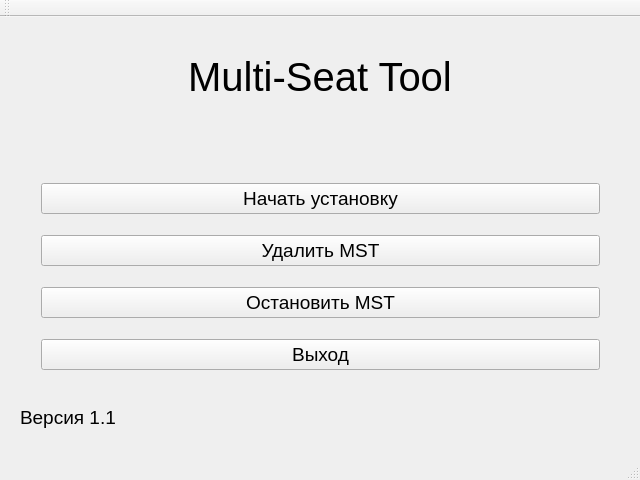
<?xml version="1.0" encoding="UTF-8"?>
<ui version="4.0">
 <class>InstallWindow</class>
 <widget class="QMainWindow" name="InstallWindow">
  <property name="geometry">
   <rect>
    <x>0</x>
    <y>0</y>
    <width>640</width>
    <height>480</height>
   </rect>
  </property>
  <property name="windowTitle">
   <string>InstallWindow</string>
  </property>
  <widget class="QWidget" name="centralWidget">
   <widget class="QStackedWidget" name="stackedWidget">
    <property name="geometry">
     <rect>
      <x>20</x>
      <y>120</y>
      <width>600</width>
      <height>270</height>
     </rect>
    </property>
    <property name="currentIndex">
     <number>0</number>
    </property>
    <widget class="QWidget" name="pageStart">
     <widget class="QWidget" name="verticalLayoutWidget">
      <property name="geometry">
       <rect>
        <x>10</x>
        <y>20</y>
        <width>581</width>
        <height>241</height>
       </rect>
      </property>
      <layout class="QVBoxLayout" name="vlStart">
       <item>
        <widget class="QPushButton" name="btnBeginInstall">
         <property name="font">
          <font>
           <pointsize>14</pointsize>
          </font>
         </property>
         <property name="text">
          <string>Начать установку</string>
         </property>
        </widget>
       </item>
       <item>
        <widget class="QPushButton" name="btnBackup">
         <property name="font">
          <font>
           <pointsize>14</pointsize>
          </font>
         </property>
         <property name="text">
          <string>Удалить MST</string>
         </property>
        </widget>
       </item>
       <item>
        <widget class="QPushButton" name="btnBreak">
         <property name="font">
          <font>
           <pointsize>14</pointsize>
          </font>
         </property>
         <property name="text">
          <string>Остановить MST</string>
         </property>
        </widget>
       </item>
       <item>
        <widget class="QPushButton" name="btnExit">
         <property name="font">
          <font>
           <pointsize>14</pointsize>
          </font>
         </property>
         <property name="text">
          <string>Выход</string>
         </property>
        </widget>
       </item>
      </layout>
     </widget>
    </widget>
    <widget class="QWidget" name="pageInterface">
     <widget class="QComboBox" name="cbResolution">
      <property name="geometry">
       <rect>
        <x>10</x>
        <y>30</y>
        <width>580</width>
        <height>22</height>
       </rect>
      </property>
     </widget>
     <widget class="QWidget" name="horizontalLayoutWidget">
      <property name="geometry">
       <rect>
        <x>10</x>
        <y>229</y>
        <width>581</width>
        <height>33</height>
       </rect>
      </property>
      <layout class="QHBoxLayout" name="hlInterface">
       <item>
        <widget class="QPushButton" name="btnBackToStart">
         <property name="font">
          <font>
           <pointsize>14</pointsize>
          </font>
         </property>
         <property name="text">
          <string>Назад</string>
         </property>
        </widget>
       </item>
       <item>
        <widget class="QPushButton" name="btnContinueToDevices">
         <property name="font">
          <font>
           <pointsize>14</pointsize>
          </font>
         </property>
         <property name="text">
          <string>Далее</string>
         </property>
        </widget>
       </item>
      </layout>
     </widget>
     <widget class="QLabel" name="lblResolution">
      <property name="geometry">
       <rect>
        <x>10</x>
        <y>5</y>
        <width>580</width>
        <height>21</height>
       </rect>
      </property>
      <property name="font">
       <font>
        <pointsize>12</pointsize>
       </font>
      </property>
      <property name="text">
       <string>Выберите разрешение:</string>
      </property>
     </widget>
     <widget class="QLabel" name="lblMonitors">
      <property name="geometry">
       <rect>
        <x>10</x>
        <y>53</y>
        <width>580</width>
        <height>21</height>
       </rect>
      </property>
      <property name="font">
       <font>
        <pointsize>12</pointsize>
       </font>
      </property>
      <property name="text">
       <string>Выберите мониторы:</string>
      </property>
     </widget>
     <widget class="QListWidget" name="lwMonitors">
      <property name="geometry">
       <rect>
        <x>10</x>
        <y>80</y>
        <width>581</width>
        <height>141</height>
       </rect>
      </property>
      <property name="selectionMode">
       <enum>QAbstractItemView::MultiSelection</enum>
      </property>
     </widget>
    </widget>
    <widget class="QWidget" name="pageDevices">
     <widget class="QWidget" name="horizontalLayoutWidget_2">
      <property name="geometry">
       <rect>
        <x>10</x>
        <y>230</y>
        <width>581</width>
        <height>33</height>
       </rect>
      </property>
      <layout class="QHBoxLayout" name="hlDevices">
       <item>
        <widget class="QPushButton" name="btnBackToInterface">
         <property name="font">
          <font>
           <pointsize>14</pointsize>
          </font>
         </property>
         <property name="text">
          <string>Назад</string>
         </property>
        </widget>
       </item>
       <item>
        <widget class="QPushButton" name="btnContinueToEnd">
         <property name="font">
          <font>
           <pointsize>14</pointsize>
          </font>
         </property>
         <property name="text">
          <string>Далее</string>
         </property>
        </widget>
       </item>
      </layout>
     </widget>
     <widget class="QLabel" name="lblMonitors_2">
      <property name="geometry">
       <rect>
        <x>10</x>
        <y>10</y>
        <width>580</width>
        <height>21</height>
       </rect>
      </property>
      <property name="font">
       <font>
        <pointsize>12</pointsize>
       </font>
      </property>
      <property name="text">
       <string>Выберите рабочее место для настройки:</string>
      </property>
     </widget>
     <widget class="QWidget" name="verticalLayoutWidget_2">
      <property name="geometry">
       <rect>
        <x>10</x>
        <y>40</y>
        <width>581</width>
        <height>181</height>
       </rect>
      </property>
      <layout class="QVBoxLayout" name="vlDevices"/>
     </widget>
    </widget>
    <widget class="QWidget" name="pageEnd">
     <widget class="QWidget" name="verticalLayoutWidget_3">
      <property name="geometry">
       <rect>
        <x>10</x>
        <y>59</y>
        <width>581</width>
        <height>201</height>
       </rect>
      </property>
      <layout class="QVBoxLayout" name="vlEnd">
       <item>
        <widget class="QPushButton" name="btnEndInstall">
         <property name="font">
          <font>
           <pointsize>14</pointsize>
          </font>
         </property>
         <property name="text">
          <string>Установить</string>
         </property>
        </widget>
       </item>
       <item>
        <widget class="QPushButton" name="btnBackToDevices">
         <property name="font">
          <font>
           <pointsize>14</pointsize>
          </font>
         </property>
         <property name="text">
          <string>Назад</string>
         </property>
        </widget>
       </item>
       <item>
        <widget class="QPushButton" name="btnCancel">
         <property name="font">
          <font>
           <pointsize>14</pointsize>
          </font>
         </property>
         <property name="text">
          <string>Отмена</string>
         </property>
        </widget>
       </item>
      </layout>
     </widget>
     <widget class="QLabel" name="lblEndConfig">
      <property name="geometry">
       <rect>
        <x>10</x>
        <y>10</y>
        <width>580</width>
        <height>41</height>
       </rect>
      </property>
      <property name="font">
       <font>
        <pointsize>14</pointsize>
       </font>
      </property>
      <property name="text">
       <string>Конфигурирование Multi-Seat Tool завершено!</string>
      </property>
      <property name="alignment">
       <set>Qt::AlignCenter</set>
      </property>
     </widget>
    </widget>
   </widget>
   <widget class="QLabel" name="lblNameTool">
    <property name="geometry">
     <rect>
      <x>20</x>
      <y>10</y>
      <width>600</width>
      <height>100</height>
     </rect>
    </property>
    <property name="font">
     <font>
      <pointsize>30</pointsize>
     </font>
    </property>
    <property name="text">
     <string>Multi-Seat Tool</string>
    </property>
    <property name="alignment">
     <set>Qt::AlignCenter</set>
    </property>
   </widget>
   <widget class="QLabel" name="lbl_Version">
    <property name="geometry">
     <rect>
      <x>20</x>
      <y>390</y>
      <width>121</width>
      <height>21</height>
     </rect>
    </property>
    <property name="font">
     <font>
      <pointsize>14</pointsize>
     </font>
    </property>
    <property name="text">
     <string>Версия 1.1</string>
    </property>
   </widget>
   <widget class="QLabel" name="Version">
    <property name="geometry">
     <rect>
      <x>150</x>
      <y>390</y>
      <width>141</width>
      <height>21</height>
     </rect>
    </property>
    <property name="font">
     <font>
      <pointsize>14</pointsize>
     </font>
    </property>
    <property name="text">
     <string/>
    </property>
   </widget>
  </widget>
  <widget class="QMenuBar" name="menuBar">
   <property name="geometry">
    <rect>
     <x>0</x>
     <y>0</y>
     <width>640</width>
     <height>22</height>
    </rect>
   </property>
  </widget>
  <widget class="QToolBar" name="mainToolBar">
   <attribute name="toolBarArea">
    <enum>TopToolBarArea</enum>
   </attribute>
   <attribute name="toolBarBreak">
    <bool>false</bool>
   </attribute>
  </widget>
  <widget class="QStatusBar" name="statusBar"/>
 </widget>
 <layoutdefault spacing="6" margin="11"/>
 <resources/>
 <connections/>
</ui>
